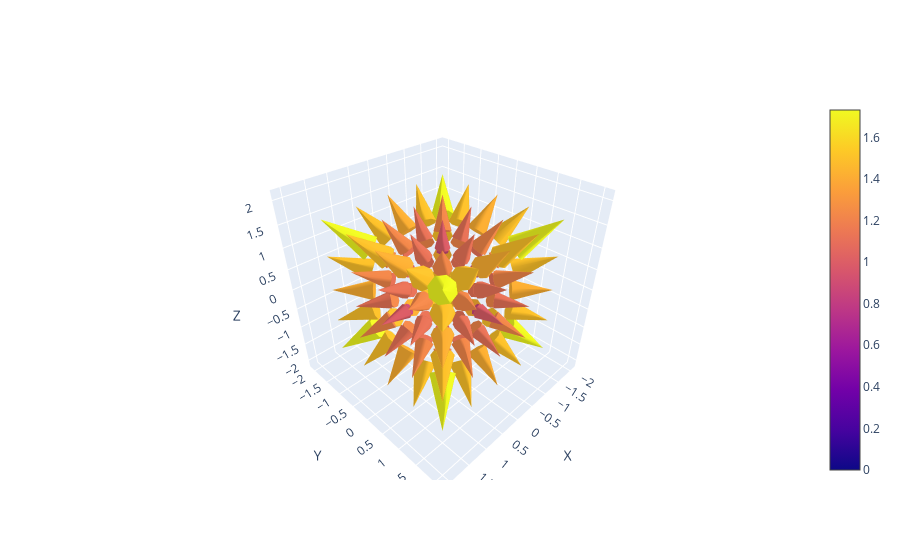

Write notebook code for a chart like this one.
### Markdown cell above
## Two Example Fields and Call Sequences

### Code cell
# Define grid
x1, y1, z1 = np.meshgrid(
    np.linspace(-1, 1, 5),
    np.linspace(-1, 1, 5),
    np.linspace(-1, 1, 5)
)

# Simple radial field example 
u1 = x1
v1 = y1
w1 = z1

plotter.plotter(x1, y1, z1, u1, v1, w1)
